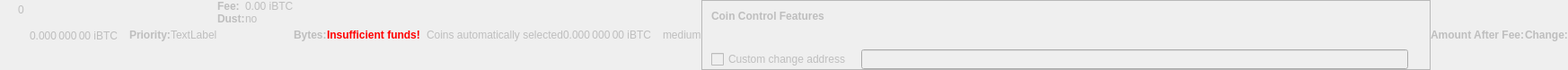
    <widget class="QWidget" name="dummyHideWidget" native="true">
     <property name="enabled">
      <bool>false</bool>
     </property>
     <property name="maximumSize">
      <size>
       <width>100</width>
       <height>22</height>
      </size>
     </property>
     <layout class="QHBoxLayout" name="dummyHideLayout">
      <property name="spacing">
       <number>0</number>
      </property>
      <property name="leftMargin">
       <number>0</number>
      </property>
      <property name="topMargin">
       <number>0</number>
      </property>
      <property name="rightMargin">
       <number>0</number>
      </property>
      <property name="bottomMargin">
       <number>0</number>
      </property>
      <item>
       <layout class="QFormLayout" name="formLayoutCoinControl1">
        <property name="horizontalSpacing">
         <number>10</number>
        </property>
        <property name="verticalSpacing">
         <number>14</number>
        </property>
        <property name="leftMargin">
         <number>10</number>
        </property>
        <property name="topMargin">
         <number>4</number>
        </property>
        <property name="rightMargin">
         <number>6</number>
        </property>
        <item row="0" column="1">
         <widget class="QLabel" name="labelCoinControlBytes">
          <property name="cursor">
           <cursorShape>IBeamCursor</cursorShape>
          </property>
          <property name="contextMenuPolicy">
           <enum>Qt::ActionsContextMenu</enum>
          </property>
          <property name="text">
           <string notr="true">0</string>
          </property>
          <property name="textInteractionFlags">
           <set>Qt::LinksAccessibleByMouse|Qt::TextSelectableByKeyboard|Qt::TextSelectableByMouse</set>
          </property>
         </widget>
        </item>
       </layout>
      </item>
      <item>
       <widget class="QLabel" name="labelCoinControlAfterFee">
        <property name="enabled">
         <bool>false</bool>
        </property>
        <property name="sizePolicy">
         <sizepolicy hsizetype="Fixed" vsizetype="Fixed">
          <horstretch>0</horstretch>
          <verstretch>0</verstretch>
         </sizepolicy>
        </property>
        <property name="minimumSize">
         <size>
          <width>111</width>
          <height>12</height>
         </size>
        </property>
        <property name="maximumSize">
         <size>
          <width>111</width>
          <height>12</height>
         </size>
        </property>
        <property name="cursor">
         <cursorShape>IBeamCursor</cursorShape>
        </property>
        <property name="contextMenuPolicy">
         <enum>Qt::ActionsContextMenu</enum>
        </property>
        <property name="text">
         <string notr="true">0.000 000 00 iBTC</string>
        </property>
        <property name="textInteractionFlags">
         <set>Qt::LinksAccessibleByMouse|Qt::TextSelectableByKeyboard|Qt::TextSelectableByMouse</set>
        </property>
       </widget>
      </item>
      <item>
       <widget class="QLabel" name="labelCoinControlPriorityText">
        <property name="enabled">
         <bool>false</bool>
        </property>
        <property name="font">
         <font>
          <weight>75</weight>
          <bold>true</bold>
         </font>
        </property>
        <property name="text">
         <string>Priority:</string>
        </property>
       </widget>
      </item>
      <item>
       <layout class="QHBoxLayout" name="horizontalLayout">
        <item>
         <widget class="QLabel" name="WarningLabel">
          <property name="text">
           <string>TextLabel</string>
          </property>
         </widget>
        </item>
       </layout>
      </item>
      <item>
       <layout class="QFormLayout" name="formLayoutCoinControl3">
        <property name="horizontalSpacing">
         <number>0</number>
        </property>
        <property name="verticalSpacing">
         <number>0</number>
        </property>
        <property name="leftMargin">
         <number>0</number>
        </property>
        <property name="topMargin">
         <number>0</number>
        </property>
        <property name="rightMargin">
         <number>0</number>
        </property>
        <item row="0" column="0">
         <widget class="QLabel" name="labelCoinControlFeeText">
          <property name="enabled">
           <bool>false</bool>
          </property>
          <property name="font">
           <font>
            <weight>75</weight>
            <bold>true</bold>
           </font>
          </property>
          <property name="text">
           <string>Fee:</string>
          </property>
          <property name="margin">
           <number>0</number>
          </property>
         </widget>
        </item>
        <item row="0" column="1">
         <widget class="QLabel" name="labelCoinControlFee">
          <property name="enabled">
           <bool>false</bool>
          </property>
          <property name="cursor">
           <cursorShape>IBeamCursor</cursorShape>
          </property>
          <property name="contextMenuPolicy">
           <enum>Qt::ActionsContextMenu</enum>
          </property>
          <property name="text">
           <string notr="true">0.00 iBTC</string>
          </property>
          <property name="textInteractionFlags">
           <set>Qt::LinksAccessibleByMouse|Qt::TextSelectableByKeyboard|Qt::TextSelectableByMouse</set>
          </property>
         </widget>
        </item>
        <item row="1" column="0">
         <widget class="QLabel" name="labelCoinControlLowOutputText">
          <property name="enabled">
           <bool>false</bool>
          </property>
          <property name="font">
           <font>
            <weight>75</weight>
            <bold>true</bold>
           </font>
          </property>
          <property name="text">
           <string>Dust:</string>
          </property>
         </widget>
        </item>
        <item row="1" column="1">
         <widget class="QLabel" name="labelCoinControlLowOutput">
          <property name="enabled">
           <bool>false</bool>
          </property>
          <property name="cursor">
           <cursorShape>IBeamCursor</cursorShape>
          </property>
          <property name="contextMenuPolicy">
           <enum>Qt::ActionsContextMenu</enum>
          </property>
          <property name="text">
           <string>no</string>
          </property>
          <property name="textInteractionFlags">
           <set>Qt::LinksAccessibleByMouse|Qt::TextSelectableByKeyboard|Qt::TextSelectableByMouse</set>
          </property>
         </widget>
        </item>
       </layout>
      </item>
      <item>
       <widget class="QLabel" name="labelCoinControlBytesText">
        <property name="enabled">
         <bool>false</bool>
        </property>
        <property name="font">
         <font>
          <weight>75</weight>
          <bold>true</bold>
         </font>
        </property>
        <property name="text">
         <string>Bytes:</string>
        </property>
       </widget>
      </item>
      <item>
       <layout class="QFormLayout" name="formLayoutCoinControl2">
        <property name="horizontalSpacing">
         <number>0</number>
        </property>
        <property name="verticalSpacing">
         <number>0</number>
        </property>
        <property name="leftMargin">
         <number>0</number>
        </property>
        <property name="topMargin">
         <number>0</number>
        </property>
        <property name="rightMargin">
         <number>0</number>
        </property>
       </layout>
      </item>
      <item>
       <layout class="QHBoxLayout" name="horizontalLayoutCoinControl2">
        <property name="spacing">
         <number>0</number>
        </property>
        <property name="bottomMargin">
         <number>0</number>
        </property>
       </layout>
      </item>
      <item>
       <widget class="QLabel" name="labelCoinControlInsuffFunds">
        <property name="enabled">
         <bool>false</bool>
        </property>
        <property name="minimumSize">
         <size>
          <width>0</width>
          <height>0</height>
         </size>
        </property>
        <property name="font">
         <font>
          <weight>75</weight>
          <bold>true</bold>
         </font>
        </property>
        <property name="styleSheet">
         <string notr="true">color:red;font-weight:bold;</string>
        </property>
        <property name="text">
         <string>Insufficient funds!</string>
        </property>
        <property name="margin">
         <number>5</number>
        </property>
       </widget>
      </item>
      <item>
       <layout class="QFormLayout" name="formLayoutCoinControl4">
        <property name="horizontalSpacing">
         <number>0</number>
        </property>
        <property name="verticalSpacing">
         <number>0</number>
        </property>
        <property name="leftMargin">
         <number>0</number>
        </property>
        <property name="topMargin">
         <number>0</number>
        </property>
        <property name="rightMargin">
         <number>0</number>
        </property>
       </layout>
      </item>
      <item>
       <widget class="QLabel" name="labelCoinControlChangeLabel">
        <property name="enabled">
         <bool>false</bool>
        </property>
        <property name="sizePolicy">
         <sizepolicy hsizetype="Preferred" vsizetype="Expanding">
          <horstretch>0</horstretch>
          <verstretch>0</verstretch>
         </sizepolicy>
        </property>
        <property name="minimumSize">
         <size>
          <width>0</width>
          <height>0</height>
         </size>
        </property>
        <property name="text">
         <string/>
        </property>
        <property name="margin">
         <number>3</number>
        </property>
       </widget>
      </item>
      <item>
       <widget class="QLabel" name="labelCoinControlAutomaticallySelected">
        <property name="enabled">
         <bool>false</bool>
        </property>
        <property name="sizePolicy">
         <sizepolicy hsizetype="Fixed" vsizetype="Fixed">
          <horstretch>0</horstretch>
          <verstretch>0</verstretch>
         </sizepolicy>
        </property>
        <property name="minimumSize">
         <size>
          <width>0</width>
          <height>0</height>
         </size>
        </property>
        <property name="maximumSize">
         <size>
          <width>240</width>
          <height>16777215</height>
         </size>
        </property>
        <property name="text">
         <string>Coins automatically selected</string>
        </property>
        <property name="margin">
         <number>5</number>
        </property>
       </widget>
      </item>
      <item>
       <widget class="QLabel" name="labelCoinControlChange">
        <property name="enabled">
         <bool>false</bool>
        </property>
        <property name="sizePolicy">
         <sizepolicy hsizetype="Fixed" vsizetype="Fixed">
          <horstretch>0</horstretch>
          <verstretch>0</verstretch>
         </sizepolicy>
        </property>
        <property name="minimumSize">
         <size>
          <width>111</width>
          <height>0</height>
         </size>
        </property>
        <property name="maximumSize">
         <size>
          <width>111</width>
          <height>16777215</height>
         </size>
        </property>
        <property name="cursor">
         <cursorShape>IBeamCursor</cursorShape>
        </property>
        <property name="contextMenuPolicy">
         <enum>Qt::ActionsContextMenu</enum>
        </property>
        <property name="text">
         <string notr="true">0.000 000 00 iBTC</string>
        </property>
        <property name="textInteractionFlags">
         <set>Qt::LinksAccessibleByMouse|Qt::TextSelectableByKeyboard|Qt::TextSelectableByMouse</set>
        </property>
       </widget>
      </item>
      <item>
       <widget class="QLabel" name="labelCoinControlPriority">
        <property name="enabled">
         <bool>false</bool>
        </property>
        <property name="cursor">
         <cursorShape>IBeamCursor</cursorShape>
        </property>
        <property name="contextMenuPolicy">
         <enum>Qt::ActionsContextMenu</enum>
        </property>
        <property name="text">
         <string>medium</string>
        </property>
        <property name="textInteractionFlags">
         <set>Qt::LinksAccessibleByMouse|Qt::TextSelectableByKeyboard|Qt::TextSelectableByMouse</set>
        </property>
       </widget>
      </item>
      <item>
       <widget class="QFrame" name="frameCoinControl">
        <property name="sizePolicy">
         <sizepolicy hsizetype="Expanding" vsizetype="Expanding">
          <horstretch>0</horstretch>
          <verstretch>0</verstretch>
         </sizepolicy>
        </property>
        <property name="maximumSize">
         <size>
          <width>16777215</width>
          <height>16777215</height>
         </size>
        </property>
        <property name="frameShape">
         <enum>QFrame::StyledPanel</enum>
        </property>
        <property name="frameShadow">
         <enum>QFrame::Sunken</enum>
        </property>
        <layout class="QVBoxLayout" name="verticalLayoutCoinControl2_2">
         <property name="spacing">
          <number>0</number>
         </property>
         <property name="leftMargin">
          <number>0</number>
         </property>
         <property name="topMargin">
          <number>0</number>
         </property>
         <property name="rightMargin">
          <number>0</number>
         </property>
         <property name="bottomMargin">
          <number>0</number>
         </property>
         <item>
          <layout class="QVBoxLayout" name="verticalLayoutCoinControl" stretch="0,0,0,1">
           <property name="spacing">
            <number>0</number>
           </property>
           <property name="leftMargin">
            <number>10</number>
           </property>
           <property name="topMargin">
            <number>10</number>
           </property>
           <item>
            <layout class="QHBoxLayout" name="horizontalLayoutCoinControl1">
             <property name="bottomMargin">
              <number>15</number>
             </property>
             <item>
              <widget class="QLabel" name="labelCoinControlFeatures">
               <property name="enabled">
                <bool>false</bool>
               </property>
               <property name="sizePolicy">
                <sizepolicy hsizetype="Preferred" vsizetype="Maximum">
                 <horstretch>0</horstretch>
                 <verstretch>0</verstretch>
                </sizepolicy>
               </property>
               <property name="font">
                <font>
                 <weight>75</weight>
                 <bold>true</bold>
                </font>
               </property>
               <property name="styleSheet">
                <string notr="true">font-weight:bold;</string>
               </property>
               <property name="text">
                <string>Coin Control Features</string>
               </property>
              </widget>
             </item>
            </layout>
           </item>
           <item>
            <widget class="QWidget" name="widgetCoinControl" native="true">
             <property name="sizePolicy">
              <sizepolicy hsizetype="Preferred" vsizetype="Preferred">
               <horstretch>0</horstretch>
               <verstretch>0</verstretch>
              </sizepolicy>
             </property>
             <property name="minimumSize">
              <size>
               <width>0</width>
               <height>0</height>
              </size>
             </property>
             <property name="styleSheet">
              <string notr="true"/>
             </property>
             <layout class="QHBoxLayout" name="horizontalLayoutCoinControl5_2">
              <property name="leftMargin">
               <number>0</number>
              </property>
              <property name="topMargin">
               <number>0</number>
              </property>
              <property name="rightMargin">
               <number>0</number>
              </property>
              <property name="bottomMargin">
               <number>0</number>
              </property>
              <item>
               <layout class="QHBoxLayout" name="horizontalLayoutCoinControl3">
                <property name="spacing">
                 <number>20</number>
                </property>
                <property name="topMargin">
                 <number>0</number>
                </property>
                <property name="bottomMargin">
                 <number>10</number>
                </property>
               </layout>
              </item>
             </layout>
            </widget>
           </item>
           <item>
            <layout class="QHBoxLayout" name="horizontalLayoutCoinControl4" stretch="0,0,0">
             <property name="spacing">
              <number>12</number>
             </property>
             <property name="sizeConstraint">
              <enum>QLayout::SetDefaultConstraint</enum>
             </property>
             <property name="topMargin">
              <number>5</number>
             </property>
             <property name="rightMargin">
              <number>5</number>
             </property>
             <item>
              <widget class="QCheckBox" name="checkBoxCoinControlChange">
               <property name="enabled">
                <bool>false</bool>
               </property>
               <property name="toolTip">
                <string>If this is activated, but the change address is empty or invalid, change will be sent to a newly generated address.</string>
               </property>
               <property name="text">
                <string>Custom change address</string>
               </property>
              </widget>
             </item>
             <item>
              <widget class="QValidatedLineEdit" name="lineEditCoinControlChange">
               <property name="enabled">
                <bool>false</bool>
               </property>
               <property name="sizePolicy">
                <sizepolicy hsizetype="Expanding" vsizetype="Fixed">
                 <horstretch>0</horstretch>
                 <verstretch>0</verstretch>
                </sizepolicy>
               </property>
              </widget>
             </item>
             <item>
              <widget class="QLabel" name="labelCoinControlChangeLabel_2">
               <property name="sizePolicy">
                <sizepolicy hsizetype="Preferred" vsizetype="Expanding">
                 <horstretch>0</horstretch>
                 <verstretch>0</verstretch>
                </sizepolicy>
               </property>
               <property name="minimumSize">
                <size>
                 <width>0</width>
                 <height>0</height>
                </size>
               </property>
               <property name="text">
                <string/>
               </property>
               <property name="margin">
                <number>3</number>
               </property>
              </widget>
             </item>
            </layout>
           </item>
           <item>
            <spacer name="verticalSpacerCoinControl">
             <property name="orientation">
              <enum>Qt::Vertical</enum>
             </property>
             <property name="sizeHint" stdset="0">
              <size>
               <width>800</width>
               <height>1</height>
              </size>
             </property>
            </spacer>
           </item>
          </layout>
         </item>
        </layout>
       </widget>
      </item>
      <item>
       <widget class="QLabel" name="labelCoinControlAfterFeeText">
        <property name="enabled">
         <bool>false</bool>
        </property>
        <property name="minimumSize">
         <size>
          <width>0</width>
          <height>0</height>
         </size>
        </property>
        <property name="maximumSize">
         <size>
          <width>16777215</width>
          <height>16777215</height>
         </size>
        </property>
        <property name="font">
         <font>
          <weight>75</weight>
          <bold>true</bold>
         </font>
        </property>
        <property name="text">
         <string>Amount After Fee:</string>
        </property>
        <property name="alignment">
         <set>Qt::AlignLeading|Qt::AlignLeft|Qt::AlignVCenter</set>
        </property>
        <property name="margin">
         <number>0</number>
        </property>
       </widget>
      </item>
      <item>
       <widget class="QLabel" name="labelCoinControlChangeText">
        <property name="enabled">
         <bool>false</bool>
        </property>
        <property name="sizePolicy">
         <sizepolicy hsizetype="Preferred" vsizetype="Preferred">
          <horstretch>0</horstretch>
          <verstretch>0</verstretch>
         </sizepolicy>
        </property>
        <property name="minimumSize">
         <size>
          <width>0</width>
          <height>0</height>
         </size>
        </property>
        <property name="maximumSize">
         <size>
          <width>16777215</width>
          <height>16777215</height>
         </size>
        </property>
        <property name="font">
         <font>
          <weight>75</weight>
          <bold>true</bold>
         </font>
        </property>
        <property name="text">
         <string>Change:</string>
        </property>
        <property name="alignment">
         <set>Qt::AlignLeading|Qt::AlignLeft|Qt::AlignVCenter</set>
        </property>
       </widget>
      </item>
     </layout>
    </widget>
